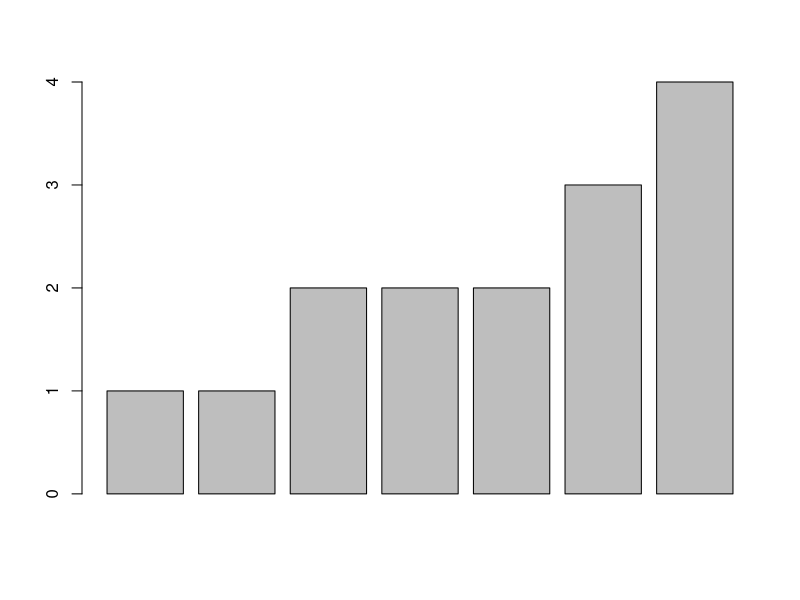
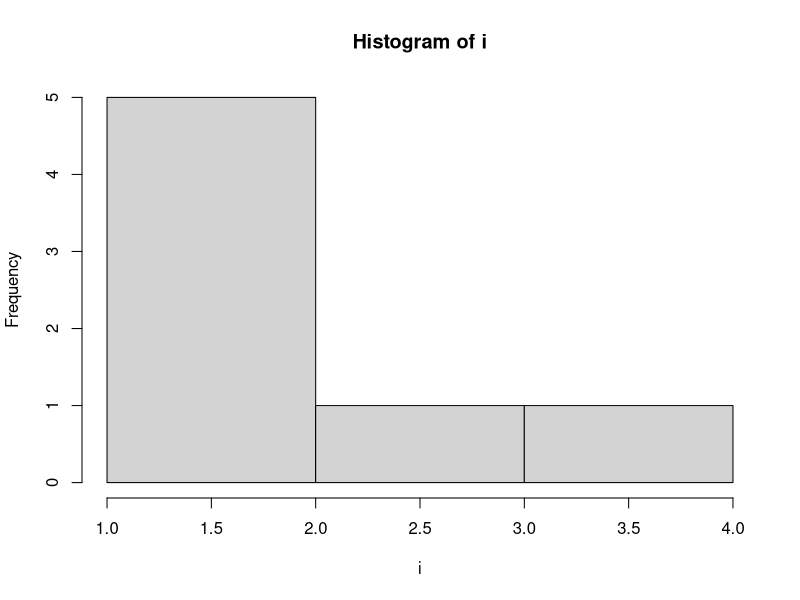
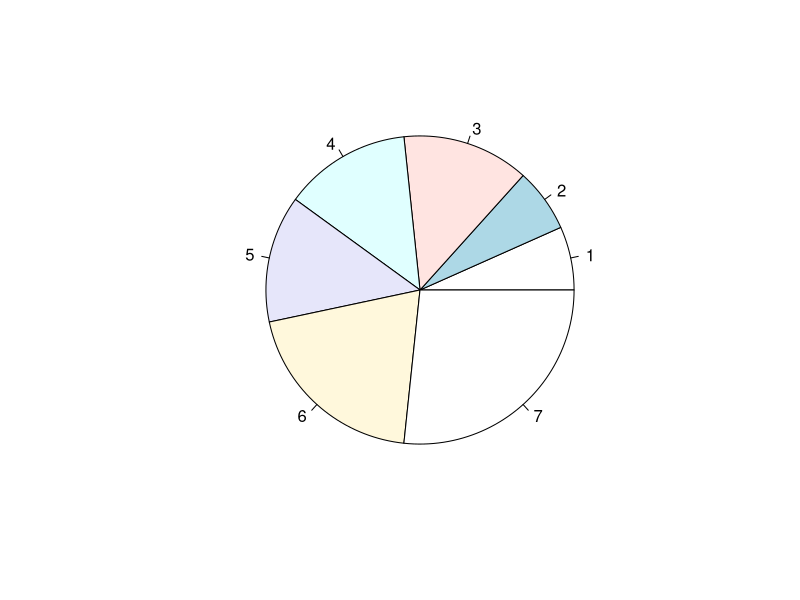
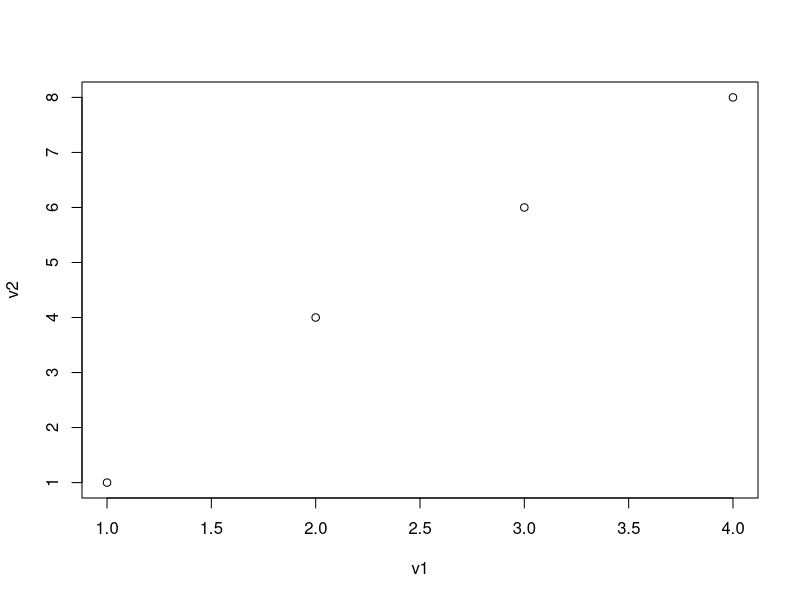
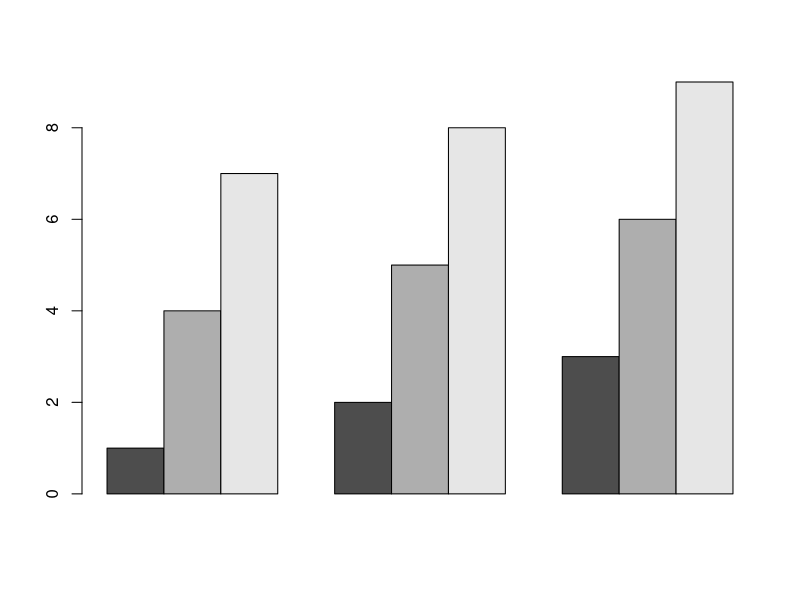
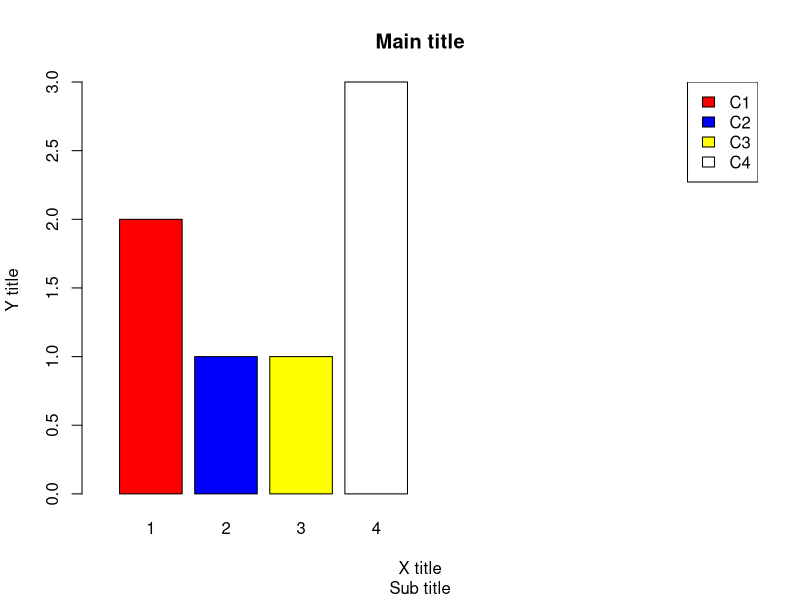
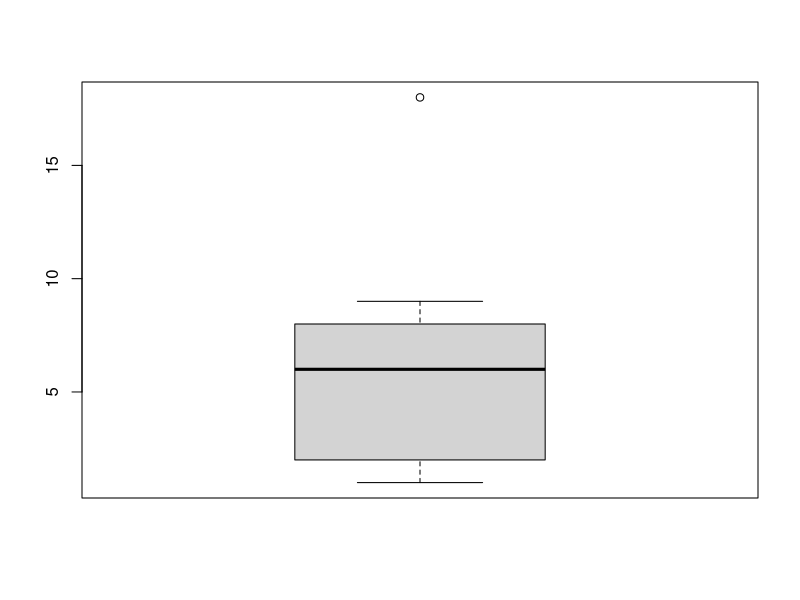
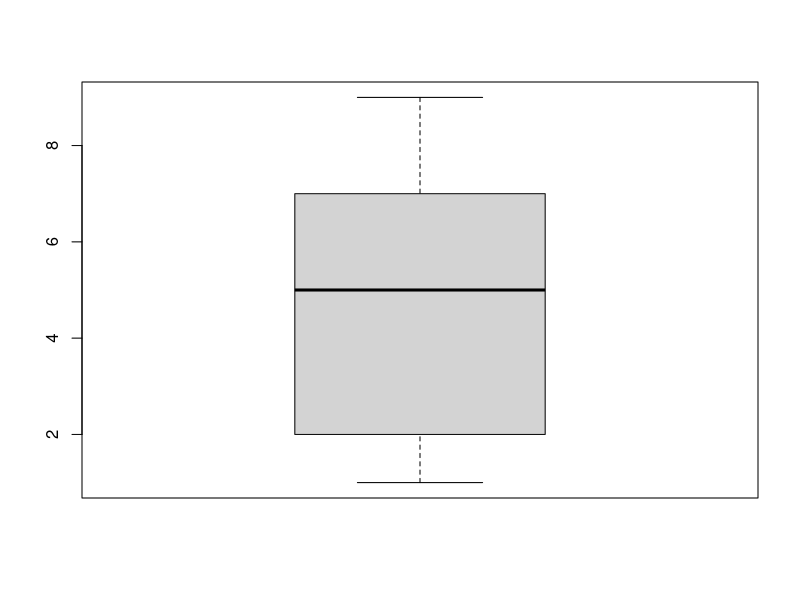

Generate these figures, in order, with R:
5 / 2 
a <- 5
typeof(a)
b <- 5/2
typeof(b)
c <- 5L
typeof(c)
d <- c(1, 2)
typeof(d)
e <- "123"
typeof(e)
f <- TRUE
typeof(f)

g <- table(c("A", 2, 2, 1, 3))
g
typeof(g)
h <- rnorm(45, 50 ,6)
h
typeof(h)

i <- c(1, 1, 2, 2, 2, 3, 4)
barplot(i)

hist(i)

pie(i)

v1 <- c(1, 2, 3, 4)
v2 <- c(1, 4, 6, 8)
plot(v1, v2)

m <- matrix(1:9, nrow = 3, byrow = TRUE)
m
barplot(matrix(1:9, nrow = 3, byrow = TRUE), beside = TRUE)


v3 <- c(1,1, 2, 3, 4, 4, 4)
barplot(table(v3), main = "Main title",
        xlab = "X title",
        ylab = "Y title",
        sub = "Sub title",
        xlim = c(0, 10),
        col = c("red", 'blue', 'yellow', 'white', 'black'))
legend("topright", legend = c("C1", "C2", "C3", "C4"),
       fill = c("red", 'blue', 'yellow', 'white', 'black'))

# png("D:\\Study\\R\\HUSMAT1060\\MAT106005\\week09\\test1.png", width = 1000, height = 400)
# pdf("D:\\Study\\R\\HUSMAT1060\\MAT106005\\week09\\test1.pdf")
jpeg("D:\\Study\\R\\HUSMAT1060\\MAT106005\\week09\\test1.jpeg", width = 1000, height = 400)
v3 <- c(1,1, 2, 3, 4, 4, 4)
barplot(table(v3), main = "Main title",
        xlab = "X title",
        ylab = "Y title",
        sub = "Sub title",
        xlim = c(0, 10),
        col = c("red", 'blue', 'yellow', 'white', 'black'))
legend("topright", legend = c("C1", "C2", "C3", "C4"),
       fill = c("red", 'blue', 'yellow', 'white', 'black'))
dev.off()


v4 <- c(1, 2, 2, 2, 4, 5, 7, 7, 7, 9, 9, 18)
boxplot(v4)
q1 <- quantile(v4, 0.25)
q3 <- quantile(v4, 0.75)
iqr <- q3 - q1
v4_no_out <- v4[v4 >= q1 - 1.5*iqr & v4 <= q3 + 1.5*iqr]
boxplot(v4_no_out)

